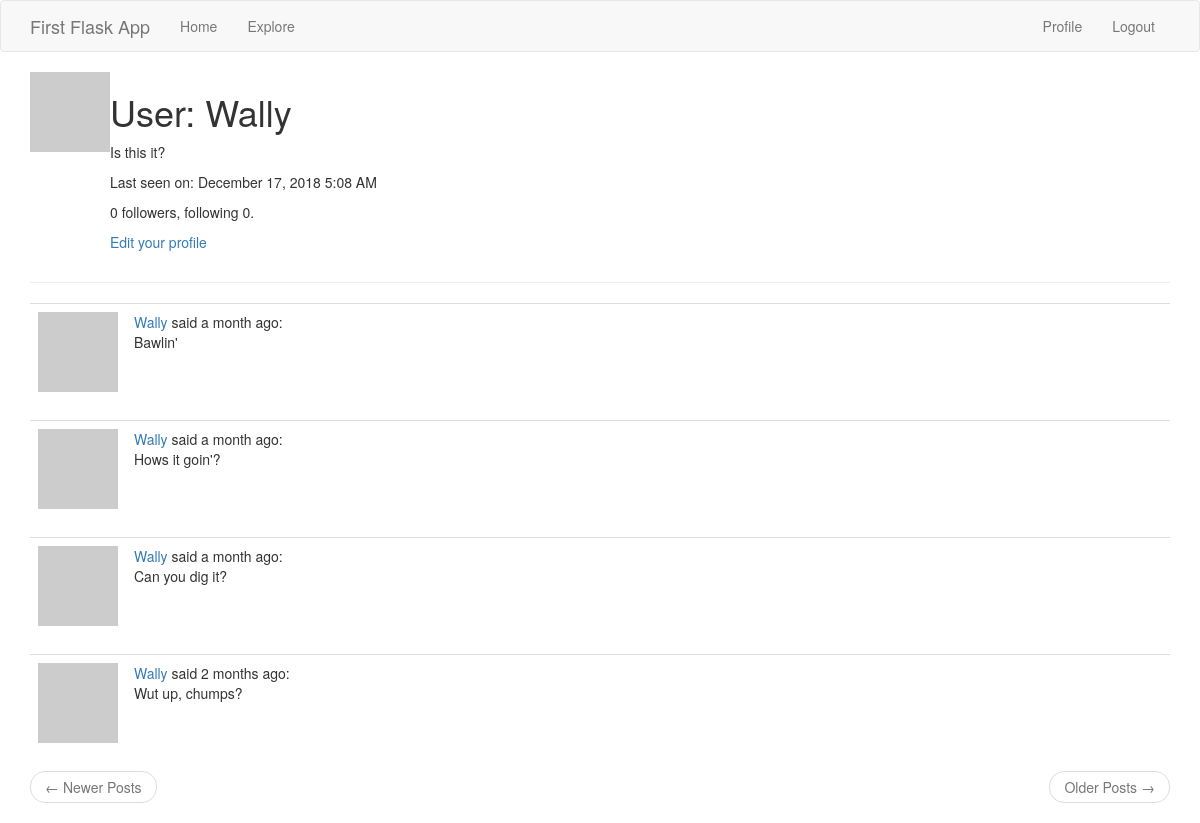
The app's page /user/Wally (signed in), older data.
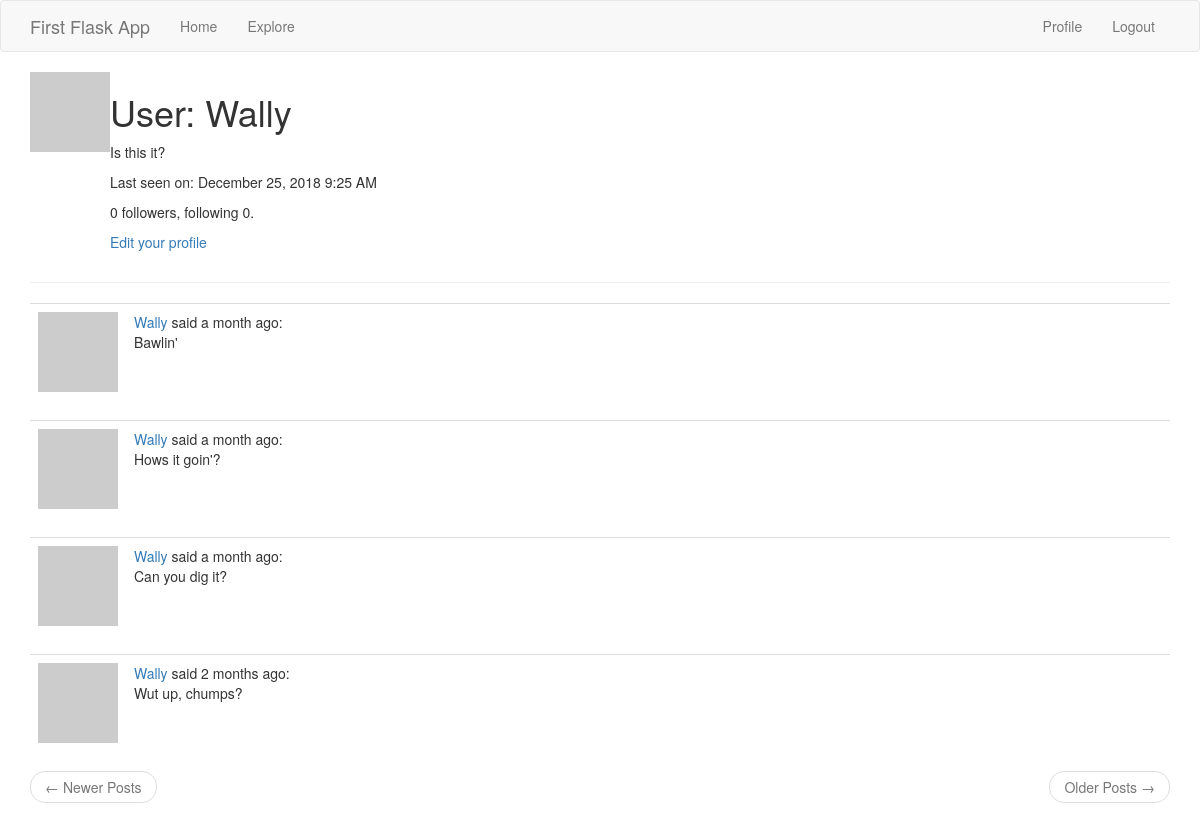
The same page, newer data.
### app/models.py (models this page shows, shortened)
class User(UserMixin, db.Model):
    id = db.Column(db.Integer, primary_key=True)
    username = db.Column(db.String(64), index=True, unique=True)
    email = db.Column(db.String(120), index=True, unique=True)
    password_hash = db.Column(db.String(128))
    about_me = db.Column(db.String(140))
    last_seen = db.Column(db.DateTime, default=datetime.utcnow)
    posts = db.relationship('Post', backref='author', lazy='dynamic')
    followed = db.relationship(
        'User',
        secondary=followers,
        primaryjoin = (followers.c.follower_id == id),
        secondaryjoin = (followers.c.followed_id == id),
        backref = db.backref('followers', lazy = 'dynamic'),
        lazy = 'dynamic'
    )
    def avatar(self, size):
        digest = md5(self.email.lower().encode('utf-8')).hexdigest()
        return 'https://www.gravatar.com/avatar/{}?d=identicon&s={}'\
            .format(digest, size)

class Post(db.Model):
    id = db.Column(db.Integer, primary_key=True)
    body = db.Column(db.String(140))
    timestamp = db.Column(db.DateTime, index=True, default=datetime.utcnow)
    user_id = db.Column(db.Integer, db.ForeignKey('user.id'))

### app/routes.py (the view)
@app.route('/user/<username>')
@login_required
def user(username):
    user = User.query.filter_by(username=username).first_or_404()
    page = request.args.get('page', 1, type=int)
    posts = user.posts.order_by(Post.timestamp.desc()).paginate(
        page,
        app.config['POSTS_PER_PAGE'],
        False
    )
    prev_url = url_for('user', username=username, page=posts.prev_num)\
    if posts.has_prev else None
    next_url = url_for('user', username=username, page=posts.next_num)\
    if posts.has_next else None
    return render_template(
        'user.html',
        user=user,
        posts=posts.items,
        prev_url=prev_url,
        next_url=next_url
    )

### app/models.py (called while the page is built)
@login.user_loader
def load_user(id):
    return User.query.get(int(id))

### app/routes.py (called while the page is built)
@app.before_request
def before_request():
    if current_user.is_authenticated:
        current_user.last_seen = datetime.utcnow()
        db.session.commit()
    g.locale = str(get_locale())

### app/templates/user.html
{% extends "base.html" %}
{% block app_content %}
    <table>
        <tr valign="top">
            <td><img src="{{ user.avatar(128) }}"></td>
            <td>
                <h1>{{ _('User: %(username)s', username=user.username) }}</h1>
                {% if user.about_me %}<p>{{ user.about_me }}</p>{% endif %}
                {% if user.last_seen %}<p>{{ _('Last seen on: %(date)s', date=moment(user.last_seen).format('LLL')) }}</p>{% endif %}
                <p>{{ _('%(followers)s followers, following %(followed)s.', followers=user.followers.count(), followed=user.followed.count()) }}</p>
                {% if user == current_user %}
                <p><a href="{{ url_for('edit_profile') }}">{{ _('Edit your profile') }}</a></p>
                {% elif not current_user.is_following(user) %}
                <p><a href="{{ url_for('follow', username=user.username) }}">{{ _('Follow') }}</a></p>
                {% else %}
                <p><a href="{{ url_for('unfollow', username=user.username) }}">{{ _('Unfollow') }}</a></p>
                {% endif %}
            </td>
        </tr>
    </table>
    <hr>
    {% for post in posts %}
        {% include "_post.html" %}
    {% endfor %}
    <nav aria-label="...">
        <ul class="pager">
            <li class="previous {% if not prev_url %}disabled{% endif %}">
                <a href="{{ prev_url or '#' }}">
                    <span>&larr;</span>
                    {{ _('Newer Posts') }}
                </a>
            </li>
            <li class="next {% if not next_url %}disabled{% endif %}">
                <a href="{{ next_url or '#' }}">
                    {{ _('Older Posts') }}
                    <span>&rarr;</span>
                </a>
            </li>
        </ul>
    </nav>
{% endblock %}

### app/templates/base.html (shortened to what this page needs)
{% extends 'bootstrap/base.html' %}
{% block navbar %}
    <nav class="navbar navbar-default">
        <div class="container">
            <div class="navbar-header">
                <a class="navbar-brand" href="{{ url_for('index') }}">First Flask App</a>
            </div>
            <div class="collapse navbar-collapse" id="bs-example-navbar-collapse-1">
                <ul class="nav navbar-nav">
                    <li><a href="{{ url_for('index') }}">{{ _('Home') }}</a></li>
                    <li><a href="{{ url_for('explore') }}">{{ _('Explore') }}</a></li>
                </ul>
                <ul class="nav navbar-nav navbar-right">
                    {% if current_user.is_anonymous %}
                    <li><a href="{{ url_for('login') }}">{{ _('Login') }}</a></li>
                    {% else %}
                    <li><a href="{{ url_for('user', username=current_user.username) }}">{{ _('Profile') }}</a></li>
                    <li><a href="{{ url_for('logout') }}">{{ _('Logout') }}</a></li>
                    {% endif %}
                </ul>
            </div>
        </div>
    </nav>
{% endblock %}
{% block content %}
    <div class="container">
        {% block app_content %} {% endblock %}
    </div>
{% endblock %}

### app/templates/_post.html (shortened to what this page needs)
<table class="table table-hover">
    <tr>
        <td width="70px">
            <a href="{{ url_for('user', username=post.author.username) }}">
                <img src="{{ post.author.avatar(70) }}">
            </a>
        </td>
        <td>
            {{ _('%(username)s said %(when)s', username=user_link, when=moment(post.timestamp).fromNow()) }}:<br>{{ post.body }}
        </td>
    </tr>
</table>

Row changes from the older to the newer data that the page shows:
changed User "User: Wally": last_seen "Last seen on: December 17, 2018 5:08 AM" → "Last seen on: December 25, 2018 9:25 AM"
